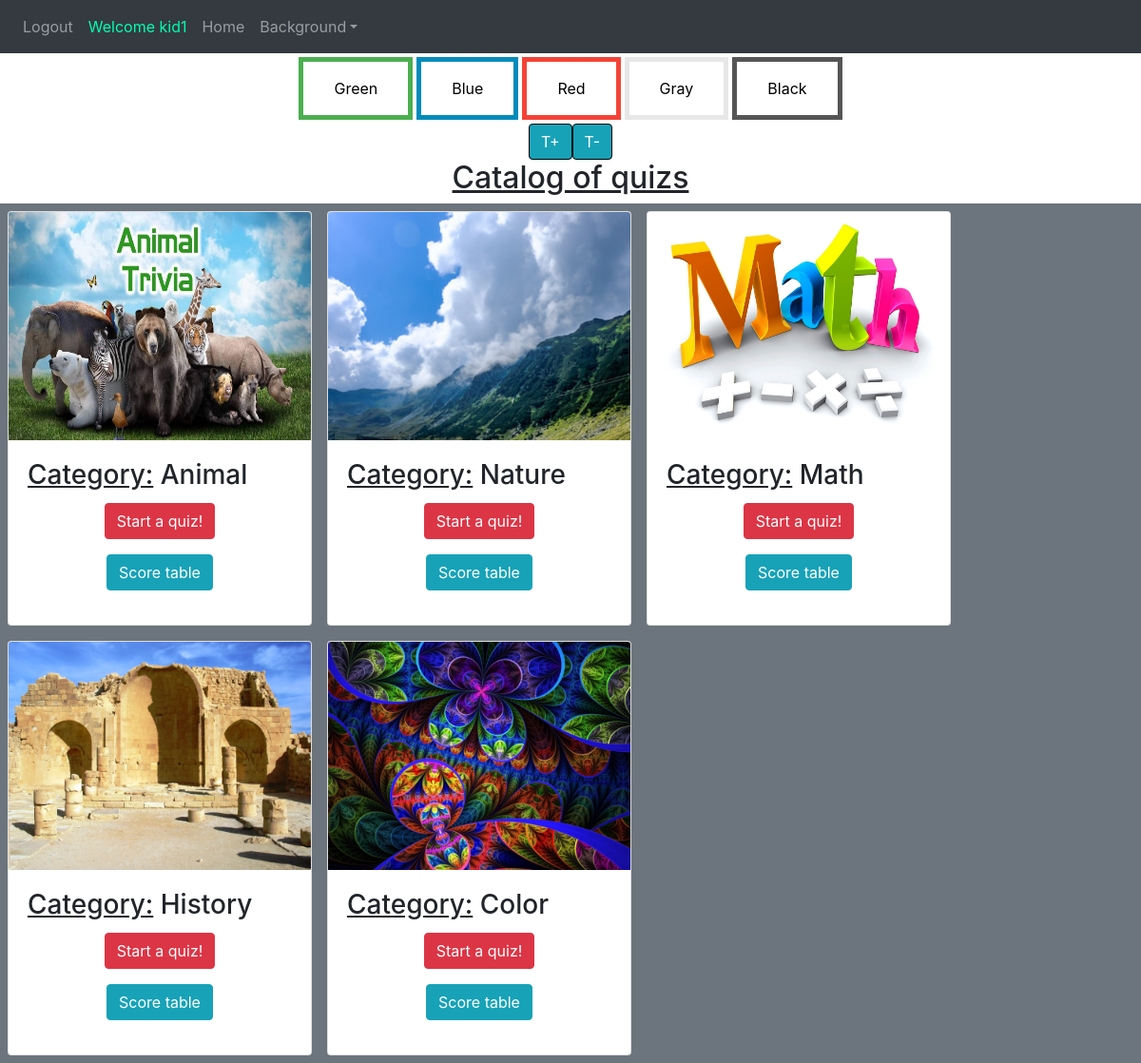
/kidPage (signed in), run on the app's committed database.
### website/models.py (models this page shows)
class User(db.Model, UserMixin):
    id = db.Column(db.Integer, primary_key=True)
    email = db.Column(db.String(150), unique=True)
    password = db.Column(db.String(150))
    first_name = db.Column(db.String(150))
    auth = db.Column(db.String(50))
    background = db.Column(db.String(100))
    scores = db.relationship('Score')

class QuestionCategory(db.Model):
    id = db.Column(db.Integer, primary_key=True)
    cat = db.Column(db.String(150))
    picture=db.Column(db.String(150))

### website/views.py (the view, shortened to what this page needs)
@views.route('/kidPage', methods=['GET', 'POST'])
@login_required
def kidPage():
    back=Background.query.all()
    if current_user.auth=="kid":
        cats = QuestionCategory.query.all()
        return render_template("kidPage.html", user=current_user, cats = cats,background=back)
    elif current_user.auth=="editor":
        flash("No Permission to current user to enter kid page.", category='error')
        return render_template("editorPage.html", user=current_user,background=back)
    else:
        flash("No Permission to current user to enter admin page.", category='error')
        return render_template("adminPage.html", user=current_user,background=back)

### website/__init__.py (called while the page is built)
def create_app():
    app = Flask(__name__)
    app.config['SECRET_KEY'] = 'hjshjhdjah kjshkjdhjs'
    app.config['SQLALCHEMY_DATABASE_URI'] = f'sqlite:///{DB_NAME}'
    db.init_app(app)
    from .views import views
    from .auth import auth
    app.register_blueprint(auth, url_prefix='/')
    app.register_blueprint(views, url_prefix='/')
    from .models import User
    create_database(app)
    login_manager = LoginManager()
    login_manager.login_view = 'auth.login'
    login_manager.init_app(app)
    @login_manager.user_loader
    def load_user(id):
        return User.query.get(int(id))
    return app

### website/templates/kidPage.html (shortened to what this page needs)
{% extends "base.html" %} {% block title %}kidPage{% endblock %} {% block content
    %}
<div class="d-flex justify-content-center">
    <button onclick="biggerText()" type="button" class="btn btn-info" style="border-color: black;">T+</button>
    <button onclick="lowerText()" type="button" class="btn btn-info" style="border-color: black;">T-</button>
</div>
<div>
    <h2 id="textView" class="d-flex justify-content-center"><u>Catalog of quizs</u></h2>
</div>
<form method="POST">
    <article>
        <section class="row bg-secondary" >
            {%for cat in cats%}
            <div class="p-2">
                <div class="card" style="width: 20rem;">
                    <img src={{cat.picture}} class="card-img-top" alt="..." style="height: 15rem">
                    <div class="card-body">
                        <h3 class="card-title"><u>Category:</u> {{cat.cat}}</h3>
                        <p class="d-flex justify-content-center">
                            <input type="submit" id={{cat.cat}}  onClick="Quiz(this.id,'question')" class="btn btn-danger" value="Start a quiz!">
                        </p>
                        <p class="d-flex justify-content-center">
                            <input type="submit" id={{cat.cat}}  onClick="Quiz(this.id,'table')" class="btn btn-info" value="Score table">
                        </p>
                    </div>
                </div>
            </div>
            {%endfor%}
        </section>
    </article>
</form>
{% endblock %}

### website/templates/base.html (shortened to what this page needs)
<!DOCTYPE html>
<html>
  <head>
    <link
      rel="stylesheet"
      href="https://stackpath.bootstrapcdn.com/bootstrap/4.4.1/css/bootstrap.min.css"
    />
    <link
      rel="stylesheet"
      href="https://stackpath.bootstrapcdn.com/font-awesome/4.7.0/css/font-awesome.min.css"
    />
  </head>
  <body>
    <nav class="navbar navbar-expand-lg navbar-dark bg-dark">
      <div class="collapse navbar-collapse" id="navbar">
        <div class="navbar-nav">
          {% if user.is_authenticated %}
          <a class="nav-item nav-link" onmouseover="logOutSound()" id="logout" href="/logout">Logout</a>
          <a class="nav-item nav-link" style="color: rgb(0, 255, 179);">Welcome {{user.first_name}}</a>
            {% if user.auth=="kid" %}
            <a class="nav-item nav-link" id="managment" href="/kidPage">Home</a>
            {% endif %}
          <div class="nav-item dropdown">
            <a class="nav-link dropdown-toggle btnnavbar" href="#" id="navbarDropdownMenuLink" role="button" data-toggle="dropdown" aria-haspopup="true" aria-expanded="false" >Background</a>
          </div>
          {% else %}
          <a class="nav-item nav-link" id="login" href="/">Login</a>
          {% endif %}
        </div>
      </div>
    </nav>
    <div class="d-flex justify-content-center">
      <button class="button button1" onclick="BackGreen()">Green</button>
      <button class="button button2" onclick="BackBlue()">Blue</button>
      <button class="button button3" onclick="BackRed()">Red</button>
      <button class="button button4" onclick="BackGray()">Gray</button>
      <button class="button button5" onclick="BackBlack()">Black</button>
    </div>
    <div class="container-fluid">{% block content %} {% endblock %}</div>
  </body>
</html>

### data on the page
User: first_name "kid1"
QuestionCategory: picture (picture), cat "Animal"
QuestionCategory: picture (picture), cat "Nature"
QuestionCategory: picture (picture), cat "Math"
QuestionCategory: picture (picture), cat "History"
QuestionCategory: picture (picture), cat "Color"
